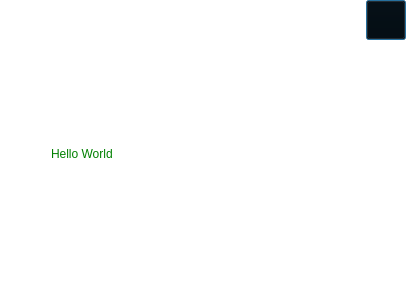
<?xml version="1.0" encoding="UTF-8"?>
<ui version="4.0">
 <class>CustomDialog</class>
 <widget class="QDialog" name="CustomDialog">
  <property name="geometry">
   <rect>
    <x>0</x>
    <y>0</y>
    <width>415</width>
    <height>306</height>
   </rect>
  </property>
  <property name="minimumSize">
   <size>
    <width>415</width>
    <height>306</height>
   </size>
  </property>
  <property name="maximumSize">
   <size>
    <width>415</width>
    <height>306</height>
   </size>
  </property>
  <property name="windowTitle">
   <string>Dialog</string>
  </property>
  <property name="styleSheet">
   <string notr="true">background: transparent;</string>
  </property>
  <layout class="QVBoxLayout" name="verticalLayout">
   <property name="leftMargin">
    <number>0</number>
   </property>
   <property name="topMargin">
    <number>0</number>
   </property>
   <property name="rightMargin">
    <number>0</number>
   </property>
   <property name="bottomMargin">
    <number>0</number>
   </property>
   <item>
    <widget class="QWidget" name="widget" native="true">
     <property name="styleSheet">
      <string notr="true">#widget { border-image: url(:/Images/Images/slab.png); }</string>
     </property>
     <layout class="QVBoxLayout" name="verticalLayout_2">
      <property name="spacing">
       <number>0</number>
      </property>
      <property name="leftMargin">
       <number>9</number>
      </property>
      <property name="topMargin">
       <number>0</number>
      </property>
      <property name="rightMargin">
       <number>9</number>
      </property>
      <property name="bottomMargin">
       <number>30</number>
      </property>
      <item>
       <widget class="QWidget" name="widget_WindowsButtons" native="true">
        <property name="minimumSize">
         <size>
          <width>0</width>
          <height>40</height>
         </size>
        </property>
        <property name="maximumSize">
         <size>
          <width>16777215</width>
          <height>40</height>
         </size>
        </property>
        <layout class="QHBoxLayout" name="horizontalLayout_2">
         <property name="leftMargin">
          <number>0</number>
         </property>
         <property name="topMargin">
          <number>0</number>
         </property>
         <property name="rightMargin">
          <number>0</number>
         </property>
         <property name="bottomMargin">
          <number>0</number>
         </property>
         <item>
          <spacer name="horizontalSpacer_13">
           <property name="orientation">
            <enum>Qt::Horizontal</enum>
           </property>
           <property name="sizeHint" stdset="0">
            <size>
             <width>40</width>
             <height>20</height>
            </size>
           </property>
          </spacer>
         </item>
         <item>
          <widget class="QPushButton" name="btnClose">
           <property name="minimumSize">
            <size>
             <width>40</width>
             <height>40</height>
            </size>
           </property>
           <property name="maximumSize">
            <size>
             <width>40</width>
             <height>40</height>
            </size>
           </property>
           <property name="cursor">
            <cursorShape>PointingHandCursor</cursorShape>
           </property>
           <property name="styleSheet">
            <string notr="true">#btnClose { border-image: url(:/Images/Images/wood_round_ex.png); }
#btnClose:hover { border-image: url(:/Images/Images/wood_round_ex2.png); }</string>
           </property>
           <property name="text">
            <string/>
           </property>
          </widget>
         </item>
        </layout>
       </widget>
      </item>
      <item>
       <widget class="QWidget" name="widget_2" native="true">
        <property name="styleSheet">
         <string notr="true">#widget_2 { border-image: url(:/Images/Images/paper.svg); margin: 0px 20px 0px; }</string>
        </property>
        <layout class="QVBoxLayout" name="verticalLayout_3">
         <property name="topMargin">
          <number>0</number>
         </property>
         <property name="rightMargin">
          <number>9</number>
         </property>
         <item>
          <widget class="QLabel" name="label_message">
           <property name="styleSheet">
            <string notr="true">padding: 10px 30px 10px; font: 13pt &quot;Inter Medium&quot;; color: green;</string>
           </property>
           <property name="text">
            <string>Hello World</string>
           </property>
           <property name="alignment">
            <set>Qt::AlignLeading|Qt::AlignLeft|Qt::AlignVCenter</set>
           </property>
           <property name="wordWrap">
            <bool>true</bool>
           </property>
          </widget>
         </item>
        </layout>
       </widget>
      </item>
     </layout>
    </widget>
   </item>
  </layout>
 </widget>
 <resources>
  <include location="../resources.qrc"/>
 </resources>
 <connections/>
</ui>
